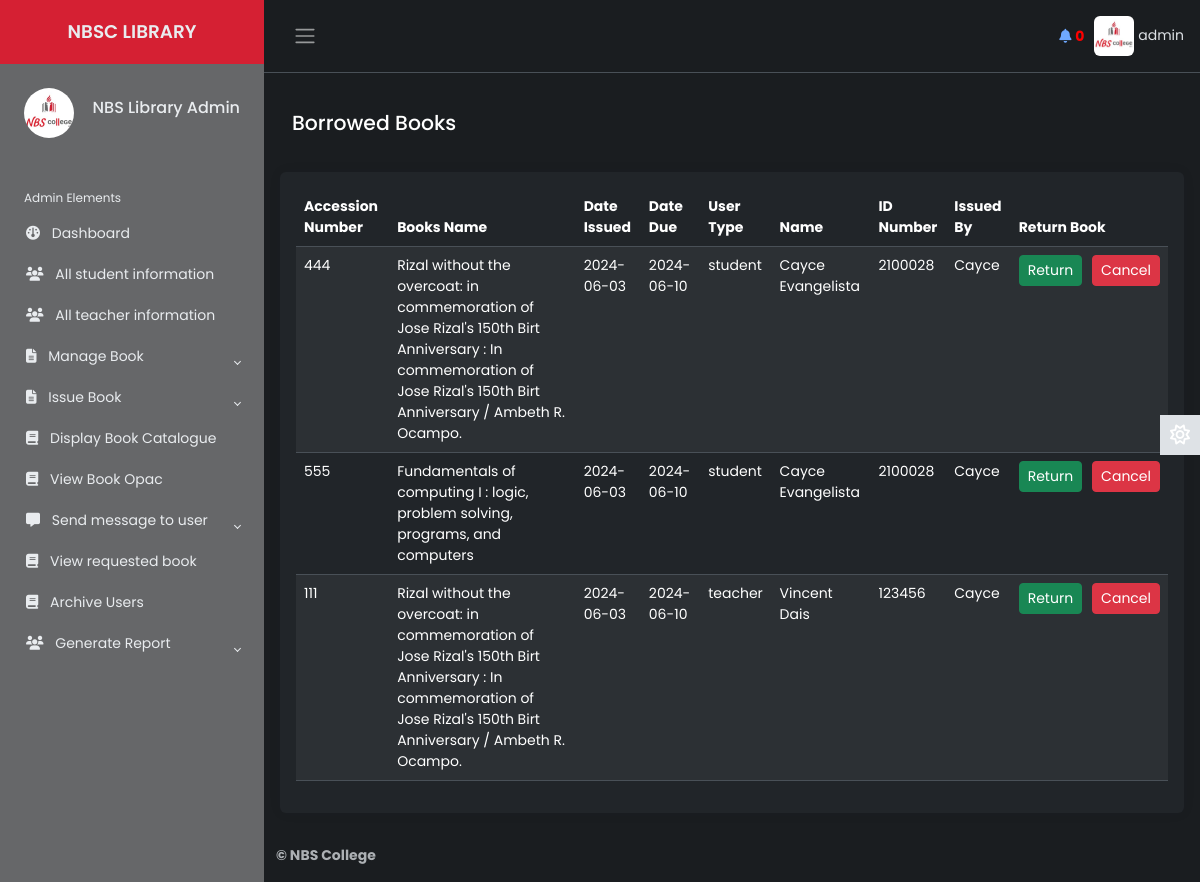
Page /Source/librarian/issued-books.php (signed in) on the earlier database version.
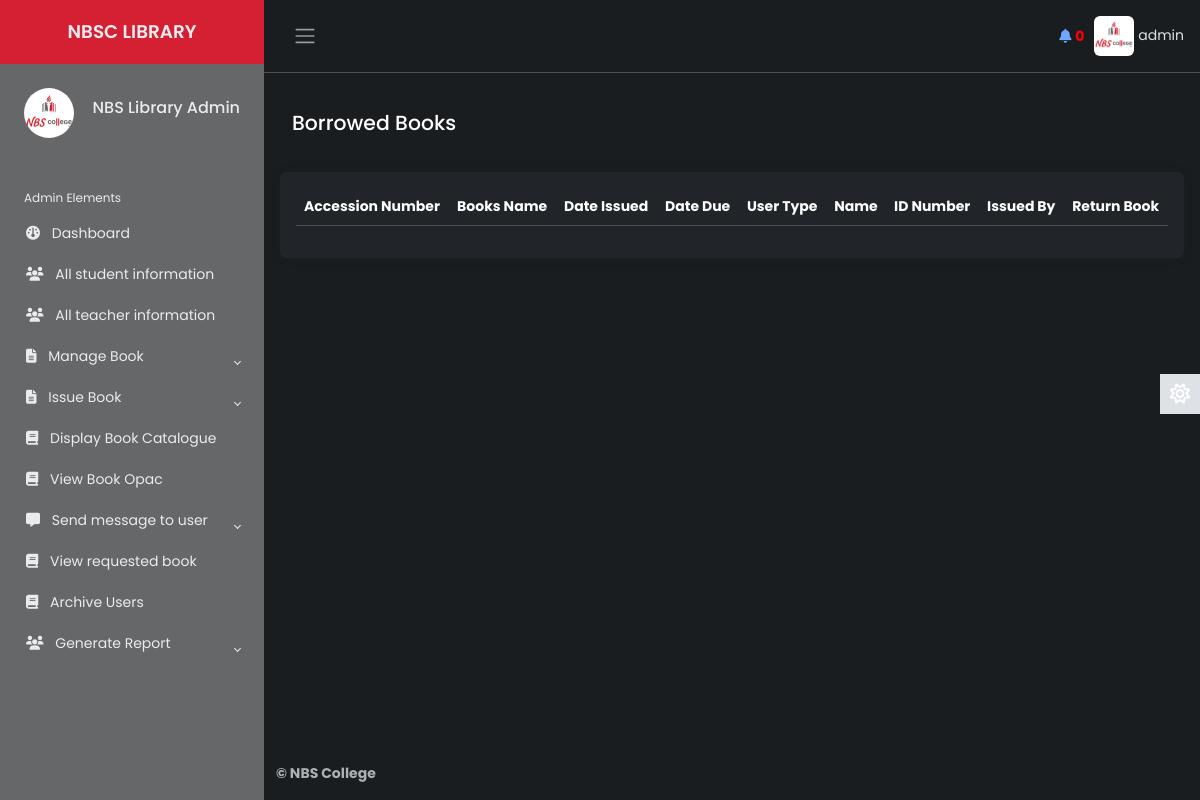
Same page on the later database version.
### tables this page shows
CREATE TABLE `lib_registration` (
  `id` int(2) NOT NULL,
  `name` varchar(50) NOT NULL,
  `username` varchar(20) NOT NULL,
  `password` varchar(20) NOT NULL,
  `email` varchar(50) NOT NULL,
  `phone` varchar(20) NOT NULL,
  `address` varchar(100) NOT NULL,
  `photo` varchar(500) NOT NULL,
  `status` varchar(7) NOT NULL
);

CREATE TABLE `issue_book` (
  `id` bigint(20) NOT NULL,
  `utype` varchar(10) NOT NULL,
  `student_number` varchar(20) NOT NULL,
  `name` varchar(100) NOT NULL,
  `last_name` varchar(50) NOT NULL,
  `middle_name` varchar(50) NOT NULL,
  `dept` varchar(10) NOT NULL,
  `phone` varchar(20) NOT NULL,
  `email` varchar(100) NOT NULL,
  `booksname` varchar(5000) NOT NULL,
  `accession_number` varchar(5000) NOT NULL,
  `booksissuedate` varchar(10) NOT NULL,
  `booksreturndate` varchar(10) NOT NULL,
  `username` varchar(20) NOT NULL
);

### Source/librarian/issued-books.php (the view, shortened to what the changed rows need)
       <?php
   include 'inc/header.php';
   include 'inc/connection.php';
?>
   <main class="content px-3 py-2">
           <br>
           <div class="card border-0">
                       <div class="card-body">
                           <table class="table table-hover text-left table-striped" id="dtBasicExample">
                           <thead>
                                           <tr>
                                               <th>Accession Number</th>
                                               <th>Books Name</th>
                                               <th>Date Issued</th>
                                               <th>Date Due</th>
                                               <th>User Type</th>
                                               <th>Name</th>
                                               <th>ID Number</th>
                                               <th>Issued By</th>
                                               <th>Return Book</th>
                                           </tr>
                                      </thead>
                                       <tbody>
                                           <?php
                                               $res= mysqli_query($link, "select * from issue_book");
                                                while ($row=mysqli_fetch_array($res)) {
                                                   echo "<tr>";
                                                   echo "<td>"; echo $row["accession_number"]; echo "</td>";
                                                   echo "<td>"; echo $row["booksname"]; echo "</td>";
                                                   echo "<td>"; echo $row["booksissuedate"]; echo "</td>";
                                                   echo "<td>"; echo $row["booksreturndate"]; echo "</td>";
                                                   echo "<td>"; echo $row["utype"]; echo "</td>";
                                                   echo "<td>"; echo $row["name"]; echo " "; echo "</td>";
                                                   echo "<td>"; echo $row["student_number"]; echo "</td>";
                                                   echo "<td>"; echo $row["username"]; echo "</td>";
                                                   echo "<td>";
                                                  ?>
                                                        <div class="d-flex justify-content-center">
                                                           <a href="return.php?id=<?php echo $row["id"]; ?>" class="btn btn-success btn-sm" onclick="return confirm('Are you sure you want to return this book?')"  style="margin-right: 10px"><span>Return</span></a>
                                                           <a href="delete.php?id=<?php echo $row["id"]; ?>" class="btn btn-danger btn-sm ml-2" onclick="return confirm('Are you sure you want to delete this row?')"><span>Cancel</span></a>
                                                       </div>
                                                   <?php
                                                   echo "</td>";
                                                   echo "</tr>";
                                               }
                                            ?>
                                       </tbody>
                           </table>
                       </div>
                   </div>
           </main>

### Source/librarian/inc/header.php (shortened to what the changed rows need)
<?php
    include 'inc/connection.php';
 ?>
<!DOCTYPE html>
<html lang="en" data-bs-theme="dark">
<head>
    <link href="https://cdn.datatables.net/v/dt/jszip-3.10.1/dt-2.0.3/b-3.0.1/b-html5-3.0.1/b-print-3.0.1/datatables.min.css" rel="stylesheet">
    <link rel="stylesheet" href="inc/css/bootstrap.min.css">
    <link rel="stylesheet" href="inc/css/custom1.css">
    <link rel="stylesheet" href="inc/css/animate.css">
</head>
<body>
    <div class="wrapper">
    <aside id="sidebar" class="js-sidebar">
            <div class="h-100">
                <ul class="sidebar-nav">
                    <li class="sidebar-header">
                        <span>
                        <?php
                            $res = mysqli_query($link, "select * from lib_registration where username='".$_SESSION['username']."'");
                            while ($row = mysqli_fetch_array($res)){
                                ?><img src="<?php echo $row["photo"]; ?> " height="50px" width="50px" alt="something wrong" class="rounded-circle"></a> <?php
                            }
                        ?>
                        </span>
                        <h6 style="float: right; margin-top: 10px;">
							<?php
								$res = mysqli_query($link, "select * from lib_registration where username='".$_SESSION['username']."'");
								while ($row = mysqli_fetch_array($res)){
								$name  =  $row["name"];
								echo $name;
								}
							?>
            			</h6>
                    </li>
                    <br>
                </ul>
            </div>
        </aside>
        <div class="main">
            <nav class="navbar navbar-expand px-3 border-bottom">
                <div class="navbar-collapse navbar">
                        <li class="nav-item dropdown">
								<?php
                                     $res = mysqli_query($link, "select * from lib_registration where username='".$_SESSION['username']."'");
                                     while ($row = mysqli_fetch_array($res)){
                                         ?><a href="#" data-bs-toggle="dropdown" class="nav-icon pe-md-0" style="color: inherit;"><img src="<?php echo $row["photo"]; ?>" alt=""class="avatar img-fluid rounded"> <span><?php echo $_SESSION["username"]; ?></span></a> <?php
                                     }
                                ?>
                        </li>
                </div>
            </nav>
</body>
</html>

Differences in the rows shown:
removed issue_book: accession_number "444", booksname "Rizal without the overcoat: in commemoration of Jose Rizal's 150th Birt Anniversary : In commemoration of Jose Rizal's 150th Birt Anniversary / Ambeth R. Ocampo.", booksissuedate "2024-06-03", booksreturndate "2024-06-10", utype "student", name "Cayce Evangelista", student_number "2100028", username "Cayce"
removed issue_book: accession_number "555", booksname "Fundamentals of computing I : logic, problem solving, programs, and computers", booksissuedate "2024-06-03", booksreturndate "2024-06-10", utype "student", name "Cayce Evangelista", student_number "2100028", username "Cayce"
removed issue_book: accession_number "111", booksname "Rizal without the overcoat: in commemoration of Jose Rizal's 150th Birt Anniversary : In commemoration of Jose Rizal's 150th Birt Anniversary / Ambeth R. Ocampo.", booksissuedate "2024-06-03", booksreturndate "2024-06-10", utype "teacher", name "Vincent Dais", student_number "123456", username "Cayce"
